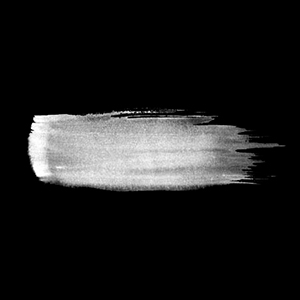
#> input picture brushes/watercolor/1.jpg, 300 x 300 px, found by its file name; its folder holds 4 pictures in this run
$ python PPA.py brushes/watercolor/1.jpg   (older library calls are emulated)
#> lines starting #> are read from the running program, lines starting #| are printed output that depends on the picture
### Colour_Painting_Pillow.py
import cv2
import numpy as np
import random
import copy
import time
import math
from PIL import Image, ImageChops
from skimage.metrics import structural_similarity as ssim

class Painting:

    def __init__(self, img_path, oldMutation, palette=None):
        self.original_img = Image.open(img_path)
        self.img_grey = self.original_img.convert("L")

        # Load brushes
        self.maxBrushNumber = 4
        self.brushes = self.preload_brushes('brushes/watercolor/', self.maxBrushNumber)

        # Stroke boundaries
        self.bound = self.img_grey.size
        self.minSize = 0.1  # 0.02 # 0.03  # 0.1
        self.maxSize = 0.7  # 0.2 # 0.7  # 0.7
        self.brushSize = 300  # brush image resolution in pixels
        self.padding = int(self.brushSize*self.maxSize / 2 + 50)

        # Strokes and current painting
        self.strokes = []
        self.canvas_memory = []
        self.current_error = self.bound[0] * self.bound[1] * 255

        # Mutation properties
        self.oldMutation = oldMutation

        # PPA properties
        self.fitness = None
        self.norm_fitness = None
        self.MSE_calced = False
        self.mutateCount = 1
        self.cycles_alive = 0

        # SA properties
        self.current_best_error = self.bound[0] * self.bound[1] * 255
        self.current_best_canvas = []

        # INIT properties
        self.palette = palette

    # Initialize the random brush strokes for a stroke count
    def init_strokes(self, stroke_count):
        for index in range(0, stroke_count):
            brush = Brush_stroke()
            brush.randomAttributes(self.minSize, self.maxSize, self.maxBrushNumber, self.bound, self.palette)
            self.strokes.append(brush)

    def preload_brushes(self, path, maxBrushNumber):
        imgs = []
        for i in range(maxBrushNumber):
            # imgs.append(Image.open(path + str(i+1) +'.jpg'))
            brushImg = Image.open(path + str(i+1) +'.jpg')
            imgs.append(brushImg.convert("L"))
            # imgs.append(cv2.imread(path + str(i+1) +'.jpg'))
        return imgs

    # [79 lines left out: functions evolve_strokes, mutate, calcError, calcErrorForParpool, not called in this run]

    def ssim(self, imageA, imageB):
        err = 1.0 - ssim(np.array(imageA).astype(float), np.array(imageB).astype(float), multichannel=True)
        return err

    # [81 lines left out: functions mse, draw, __drawStroke, not called in this run]

class Brush_stroke:

    def __init__(self):

        self.color = [0,0,0]
        self.colorID = None
        self.size = 0.1
        self.posY, self.posX = [0,0]
        self.rotation = 0
        self.brush_type = 1

    def new_color(self, palette):
        if palette is None:
            colorID = None
            new_color = [random.randrange(0, 255),random.randrange(0, 255),random.randrange(0, 255)]
        else:
            colorID = random.randrange(0, len(palette))
            new_color = list(palette[colorID])
        return new_color, colorID

    def new_size(self, minSize, maxSize):
        new_size = random.random()*(maxSize-minSize) + minSize
        return new_size

    def new_rotation(self):
        new_rotation = random.randrange(0, 360)
        return new_rotation

    def new_brush_type(self, maxBrushNumber):
        new_brush_type = random.randrange(1, maxBrushNumber)
        return new_brush_type

    # [60 lines left out: functions gen_new_positions, mut_color, mut_size, mut_rotation, not called in this run]

    def mut_brush_type(self, maxBrushNumber):
        new_brush_type = random.randrange(1, maxBrushNumber)
        return new_brush_type

    # [22 lines left out: function mut_positions, not called in this run]

    def randomAttributes(self, minSize, maxSize, maxBrushNumber, bound, palette):
        self.color, self.colorID = self.new_color(palette)
        self.size = self.new_size(minSize, maxSize)
        self.posX, self.posY = self.gen_new_positions(bound)
        self.rotation = self.new_rotation()
        self.brush_type = self.new_brush_type(maxBrushNumber)


# [16 lines that do not run on import are left out]

### PPA.py
import cv2
from Colour_Painting_Pillow import *
import math
from random import random
import copy
import time
from collections import Counter
import sys
import pickle
import argparse
import glob
from datetime import datetime


def initPopulation(populationSize, strokeCount, imagePath, mutationStrength, oldMutation):
    # initilize population
#> called with populationSize = 30, strokeCount = 100, imagePath = 'imgs/brushes/watercolor/1.jpg', mutationStrength = 0.2, oldMutation = True
    population = []
    initStrokes = []
    for i in range(populationSize):
        individual = Painting(imagePath, oldMutation, mutationStrength)
        individual.init_strokes(strokeCount)
        initStrokes.append(individual.strokes)

        population.append(individual)
#> this loop made 1 pass
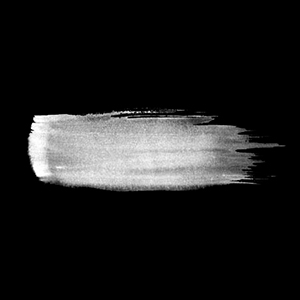
#> input picture brushes/watercolor/1.jpg, 300 x 300 px, found by its file name
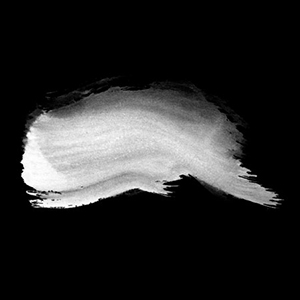
#> input picture brushes/watercolor/2.jpg, 300 x 300 px
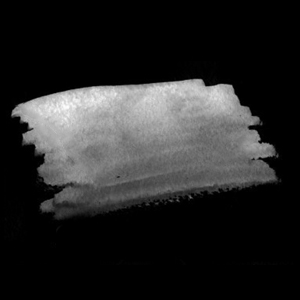
#> input picture brushes/watercolor/3.jpg, 300 x 300 px
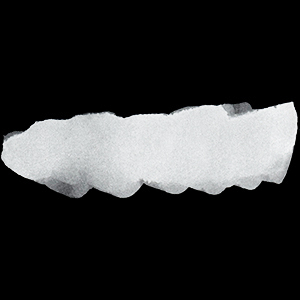
#> input picture brushes/watercolor/4.jpg, 300 x 300 px

    return population, initStrokes


# [53 lines left out: functions calcPopulationMSE, calcPopulationFitness, sortPopulation, not called in this run]


def Sort(list):
    list.sort(reverse=True, key=lambda x: x[1])
    return list


# [46 lines left out: functions generateOffspring, strokeAnalyze, writeTolog, not called in this run]


if __name__ == "__main__":

    parser = argparse.ArgumentParser(description='Process some integers.')
    parser.add_argument('argfilename', metavar='N', nargs='+',
                        help='painting name')
    args = parser.parse_args()

    print("start PPA")

    # setup parameters
    populationSize = 30
    filename = str(args.argfilename[0])
    imagePath = "imgs/" + filename

    try:
        os.mkdir("output_dir")
    except Exception:
        print("Dir exists")
    try:
        os.mkdir("output_dir/"+filename)
    except Exception:
        print("Dir exists")

    strokeCount = 100
    maxOffspring = 5
    evaluations = 10000

    mutationStrength = 0.2

    for i in range(2):
        if i == 0:
            oldMutation = True
#> (the run stopped early here; a loop or call above may not have finished)
